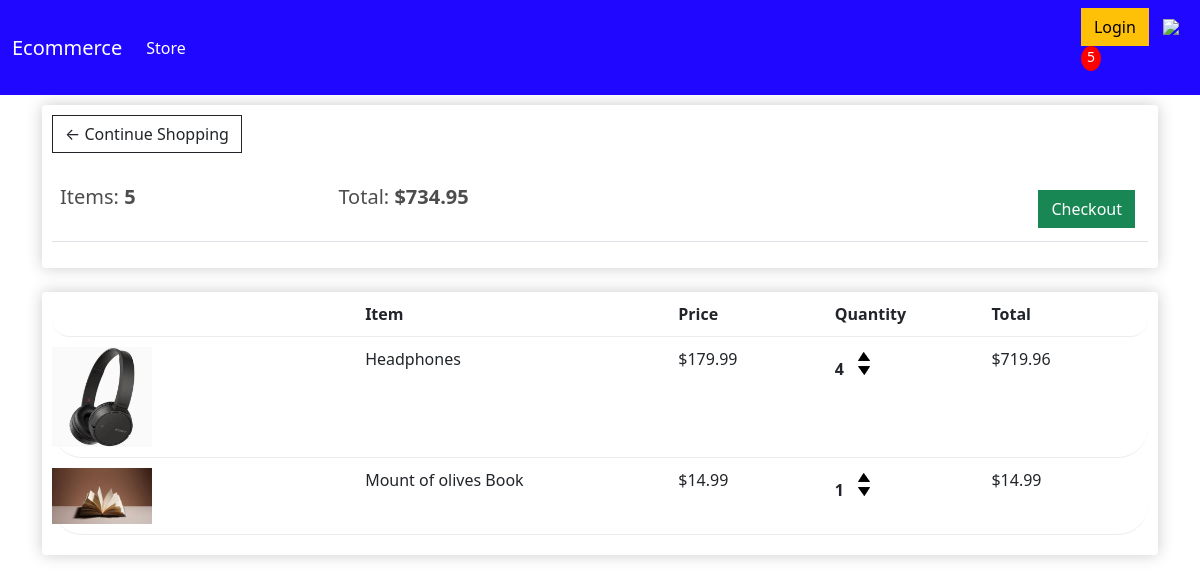
The app's page /cart/ (signed in) with its own data.
### store/models.py (models this page shows, shortened)
class Order(models.Model):
    customer = models.ForeignKey(Customer, on_delete=models.SET_NULL, null=True, blank=True)
    date_ordered = models.DateTimeField(auto_now_add=True)
    complete = models.BooleanField(default=False, null=True, blank=False)
    transaction_id = models.CharField(max_length=100, null=True)
    @property
    def get_cart_total(self):
        orderitems =self.orderitem_set.all()
        total = sum([item.get_total for item in orderitems])
        return total
    @property
    def get_cart_items(self):
        orderitems =self.orderitem_set.all()
        total = sum([item.quantity for item in orderitems])
        return total

class OrderItem(models.Model):
    product = models.ForeignKey(Product, on_delete=models.SET_NULL, null=True, blank=True)
    order = models.ForeignKey(Order, on_delete=models.SET_NULL, blank=True, null=True)
    quantity = models.IntegerField(default=0, null=True, blank=True)
    date_added = models.DateTimeField(auto_now_add=True)
    @property
    def get_total(self):
        total = self.product.price * self.quantity
        return total

class Product(models.Model):
    name = models.CharField(max_length=200, null=True)
    price = models.FloatField()
    digital = models.BooleanField(default=False, null=True, blank=False)
    image = models.ImageField(null=True, blank=True)
    @property
    def imageURL(self):
        try:
            url = self.image.url
        except:
            url = ''
        return url

### store/views.py (the view)
# urls.py: path('cart/', views.cart, name="cart"),
def cart(request):
    data = cartData(request)
    cartItems = data['cartItems']
    order = data['order']
    items= data['items']
    context = {'items': items, 'order':order, 'cartItems':cartItems}
    return render(request, 'store/cart.html', context)

### store/utils.py (called while the page is built)
def cartData(request):
    if request.user.is_authenticated:
        customer = request.user.customer
        order, created = Order.objects.get_or_create(customer=customer, complete=False)
        items = order.orderitem_set.all()
        cartItems = order.get_cart_items
    else:
        cookieData = cookieCart(request)
        cartItems = cookieData['cartItems']
        order = cookieData['order']
        items= cookieData['items']
    return {'cartItems':cartItems, 'order':order, 'items':items }

### store/templates/store/cart.html
{%extends 'store/main.html' %}
{% load static %}
{% block content %}
<div class="row">
    <div class="col-lg-12">
        <div class="box-element">
            <a class="btn btn-outline-dark btn"href="{%url 'store'%}">&#x2190; Continue Shopping</a>
            <br>
            <br>
            <table class="table">
                <tr>
                    <th><h5> Items: <strong>{{order.get_cart_items}}</strong></h5></th>
                    <th><h5> Total: <strong>${{order.get_cart_total|floatformat:2}}</strong></h5></th>
                    <th>
                        <a style="float:right;  margin:5px" class="btn
                        btn-success" href="{% url 'checkout' %}">Checkout</a>
                    </th>
                </tr>
            </table>
        </div>
        <br>
        <div class="box-element">
            <div class="cart-row">
                <div style="flex:2"></div>
                <div style="flex:2"><strong>Item</strong></div>
                <div style="flex:1"><strong>Price</strong></div>
                <div style="flex:1"><strong>Quantity</strong></div>
                <div style="flex:1"><strong>Total</strong></div>
            </div>
            {% for item in items %}
            <div class="cart-row">
                <div style="flex:2"><img class="row-image" src="{{item.product.imageURL}}"></div>
                <div style="flex:2">{{item.product.name}}</div>
                <div style="flex:1"><P>${{item.product.price|floatformat:2}}</P></div>
                <div style="flex:1">
                    <p class="quantity">{{item.quantity}}</p>
                    <div class="quantity">
                        <img data-product={{item.product.id}} data-action="add" class="chg-quantity
                        update-cart" src="{% static 'images/arrow-up.png'%}">
                        <img data-product={{item.product.id}} data-action="remove" class="chg-quantity
                        update-cart" src="{% static 'images/arrow-down.png'%}">
                    </div>
                </div>
                <div style="flex:1">${{item.get_total}}</div>
            </div>
            {% endfor %}
        </div>
    </div>
</div>
{% endblock %}

### static/css/main.css (style rules this page uses)
body { background-color: hsl(0, 0%, 100%); }
h1,h2,h3,h4,h5,h6 { color:hsl(0, 0%, 30%); }
.box-element { box-shadow:hsl(0, 0%, 80%) 0 0 16px; background-color: #fff; border-radius: 4px; padding: 10px; }
.col-lg-4, .col-lg-6, .col-lg-8, .col-lg-12 { margin-top: 10px; }
.btn { border-radius: 0; }
.row-image { width: 100px; }
.cart-row { display: flex; align-items: flex-stretch; padding-bottom: 10px; margin-bottom: 10px; border-bottom: 1px solid #ececec; border-radius: 30px; }
.quantity { display: inline-block; font-weight: 700; padding-right:10px; }
.chg-quantity { width: 12px; cursor: pointer; display: block; margin-top: 5px; transition:.1s; }

### records on screen
Order: get_cart_items "5", get_cart_total "734.95"
OrderItem: product.imageURL (picture), product.name "Headphones", product.price "179.99", quantity "4", get_total "719.96"
OrderItem: product.imageURL (picture), product.name "Mount of olives Book", product.price "14.99", quantity "1", get_total "14.99"

### other values on screen
{{ cartItems }} "5"
